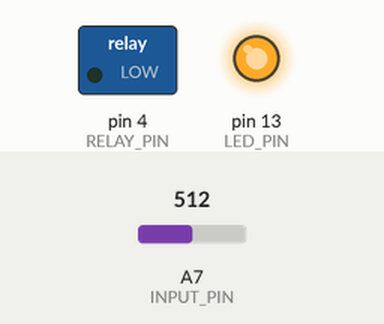
This sketch was run on a simulated Arduino Nano, built with avr-gcc and run on an emulated ATmega328P. On the bench: switched loads named in the sketch (green lamp = pin HIGH), output pins drawn as LEDs (lit = HIGH). The inputs (shaded band) are chosen by the test bench; at power-on: A7 (INPUT_PIN) = 512.

Above: at 1.2 s.
1.3 s: A7 (INPUT_PIN) set to 44
2.8 s: A7 (INPUT_PIN) set to 36
At 3.5 s:
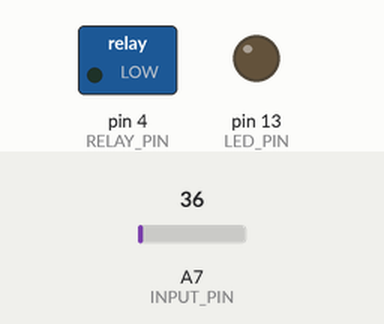
4.3 s: A7 (INPUT_PIN) set to 122
At 4.7 s:
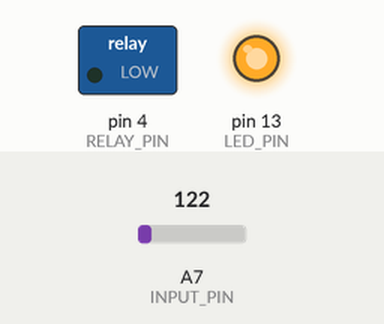
5.8 s: A7 (INPUT_PIN) set to 31
At 7.1 s:
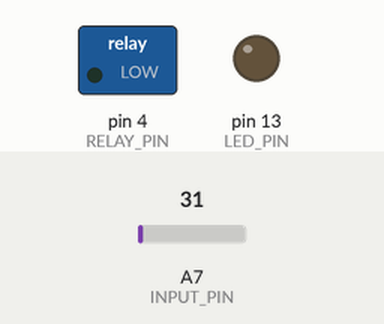
Timing chart, 0 to 8.3 s (numbered marks = the images above; inputs shaded):
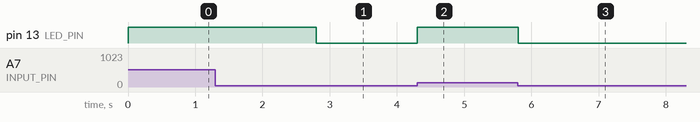

The sketch:

ventilation_fan_power_control.ino
```cpp
const byte INPUT_PIN = A7;
const byte RELAY_PIN = 4;
const byte LED_PIN = LED_BUILTIN;

const int THRESHOLD_ADC = 41; // ≈0.2V * 1024 / 5V

const int SAMPLE_PERIOD = 100; // мс
const int TURN_ON_TIME_DELAY = 10000;     // мс
const int TURN_OFF_TIME_DELAY = 1000;     // мс

bool relayState = false;
bool isAboveThresholdPrev = false;

int timeAboveThreshold = 0;
int timeBelowThreshold = 0;

void setup() {
  pinMode(RELAY_PIN, OUTPUT);
  pinMode(LED_PIN, OUTPUT);

  digitalWrite(RELAY_PIN, LOW);
  digitalWrite(LED_PIN, LOW);
}

void loop() {
  bool isAboveThreshold = analogRead(INPUT_PIN) >= THRESHOLD_ADC;

  digitalWrite(LED_PIN, isAboveThreshold);

  // При смене состояния входа сбрасываем счетчики
  if (isAboveThreshold != isAboveThresholdPrev) {
    timeAboveThreshold = 0;
    timeBelowThreshold = 0;
    isAboveThresholdPrev = isAboveThreshold;
  }

  if (isAboveThreshold) {
    if (!relayState && timeAboveThreshold < TURN_ON_TIME_DELAY) {
      timeAboveThreshold += SAMPLE_PERIOD;

      if (timeAboveThreshold >= TURN_ON_TIME_DELAY) {
        relayState = true;
        digitalWrite(RELAY_PIN, HIGH);
      }
    }
  } else {
    if (relayState && timeBelowThreshold < TURN_OFF_TIME_DELAY) {
      timeBelowThreshold += SAMPLE_PERIOD;

      if (timeBelowThreshold >= TURN_OFF_TIME_DELAY) {
        relayState = false;
        digitalWrite(RELAY_PIN, LOW);
      }
    }
  }

  delay(SAMPLE_PERIOD);
}
```

Measured:
- the behaviour switches between 41 and 40 on A7 (INPUT_PIN) (found by bisection; images 0 and 1)
- after the input at 1.3 s, every drawn part: stays the same
- after the input at 2.8 s, pin 13 (LED_PIN): HIGH → LOW at once
- after the input at 4.3 s, pin 13 (LED_PIN): LOW → HIGH at once
- after the input at 5.8 s, pin 13 (LED_PIN): HIGH → LOW at once
